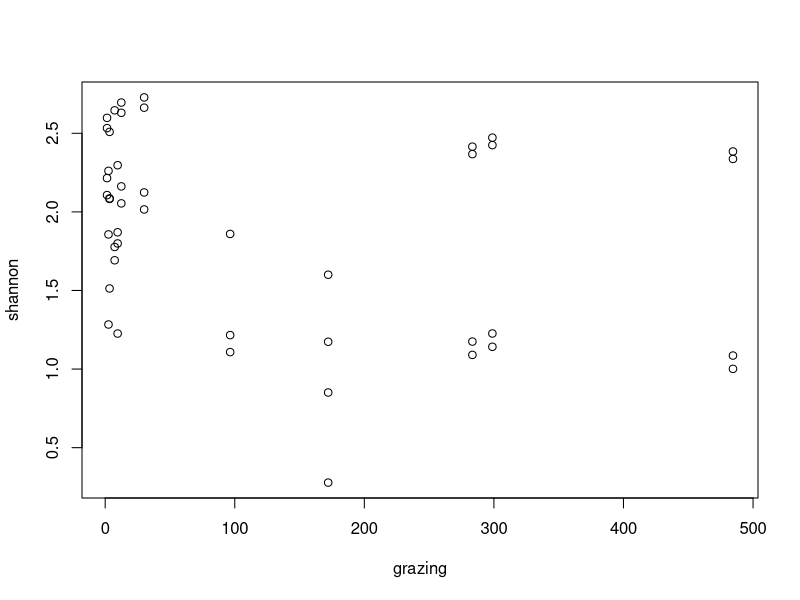
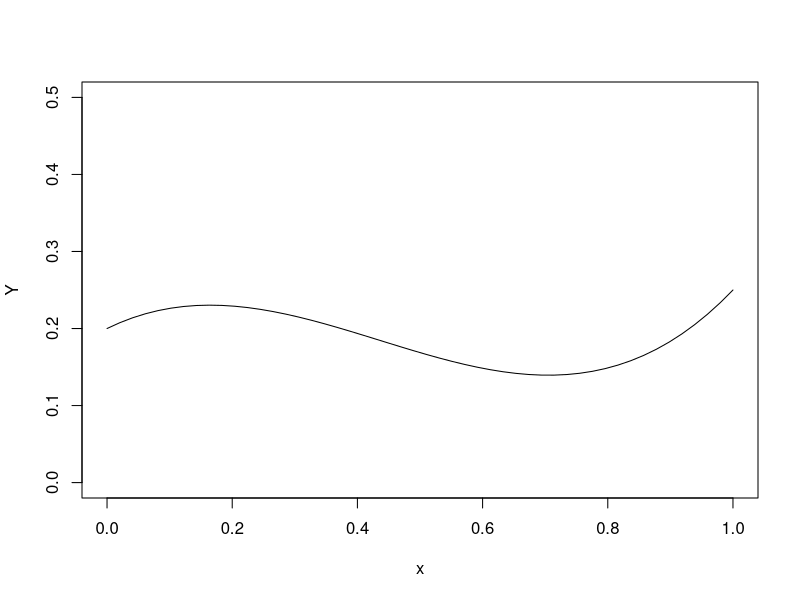
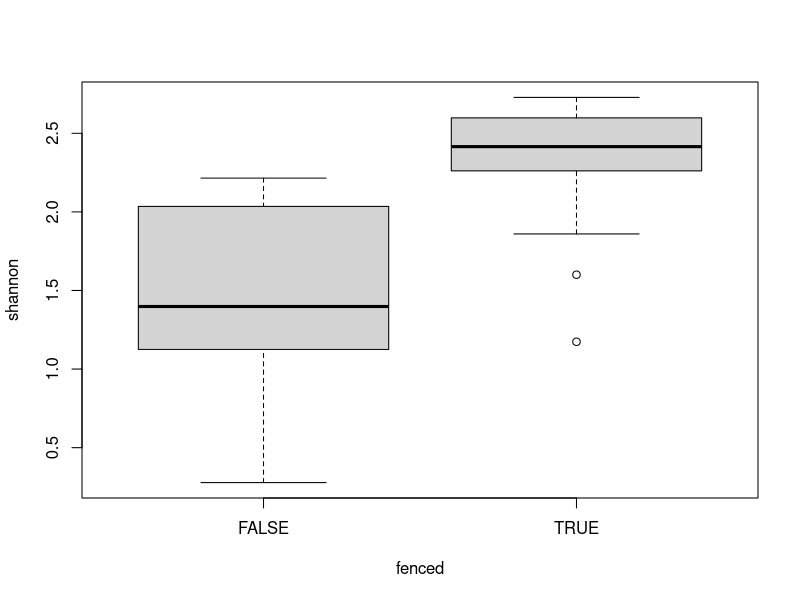
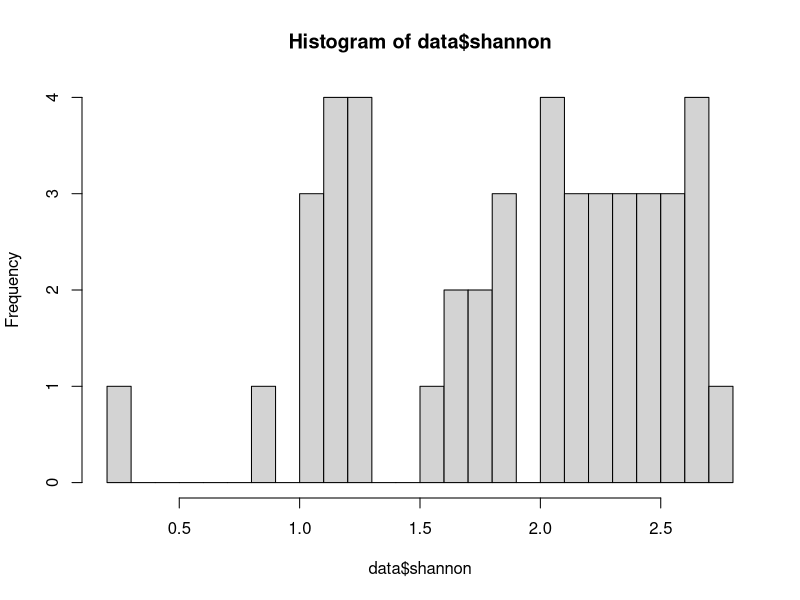
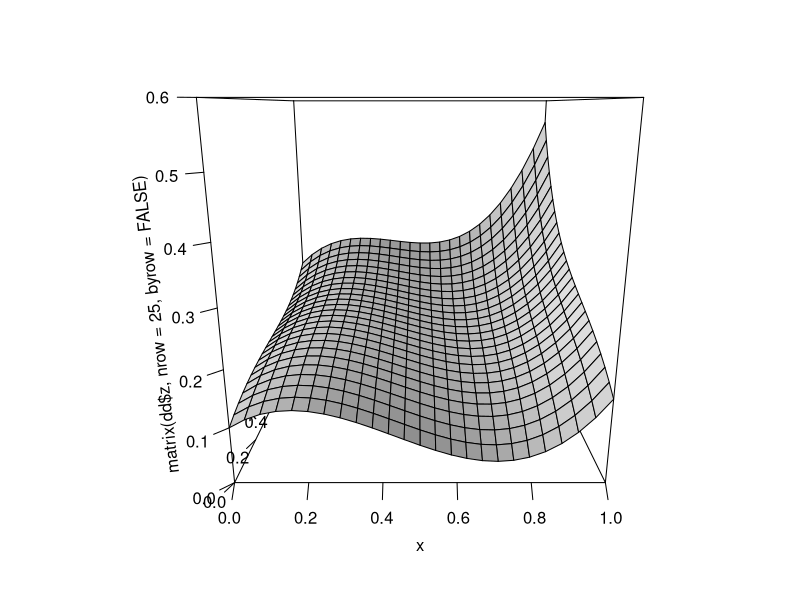
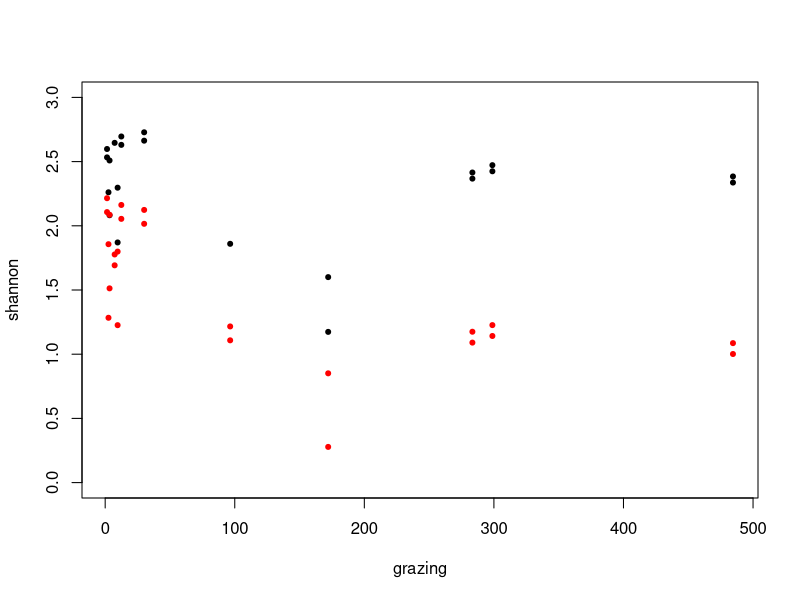
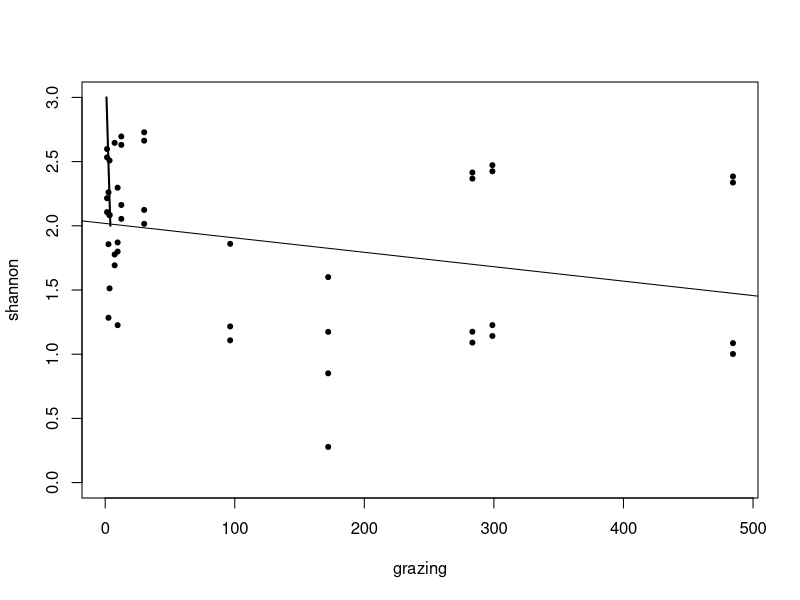
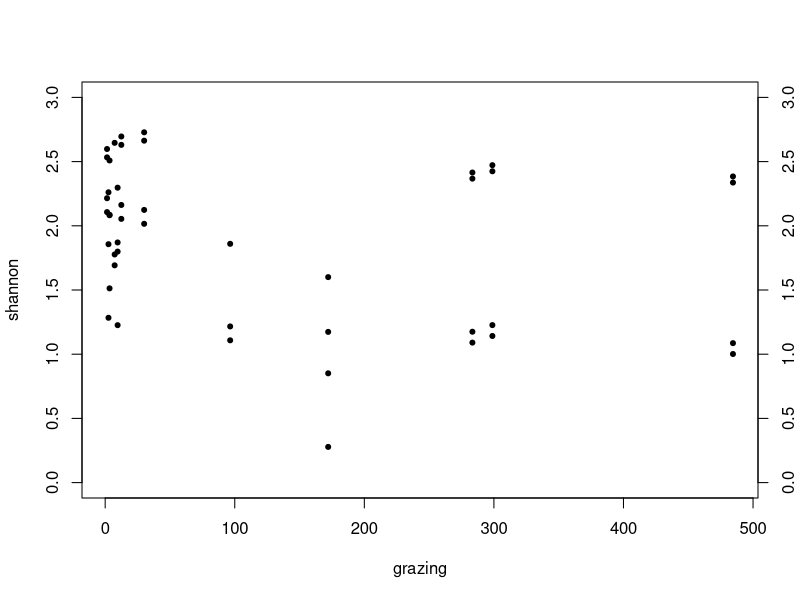

Recreate these plots in R, in order.
## ---- chunk 1
rawdata <- read.csv("rawdata.csv")  
plots <- read.csv("plots.csv")  
## ---- chunk 2
 f <- as.factor(c("A", "A", "B", "C", "A", "B", "B", "C", "C")); class(f)
 m <- matrix(sample(1:25,25), nrow = 5); class(m)
 d <- data.frame(x = f, y = c(1,1,1.4,1.2,1.3,1.2,1.4,1.2,1.1)); class(d)
 l <- list(sample = f, covars = d, mat = m); class(l)
 model <- lm(d$y ~ d$x); class(model)
 b <- TRUE; class(b)
## ---- chunk 3
f[3] #Note that factor levels are not dropped for such subsets!!
f[3:6]
## ---- chunk 4
m
m[,rep(1:5,2)]
col <- c("black","gray50")
col[c(1,2,2,2,1,1,1,1,2)]
## ---- chunk 5
l[[2]]
## ---- chunk 6
l[[2]][1:4,]
## ---- chunk 7
d$x
l$f
l$covars$x
model$coefficients
## ---- chunk 8
1:12 > 6
f
f == "A"
6 %in% 1:5 
c("SCH", "HAI", "ALB") %in% c("HAI") 
## ---- chunk 9
d
d[d$x == "C",]
d[d$y >= 1.3,]
## ---- chunk 10
d
subset(d, x == "C")
subset(d, y >= 1.3)
## ---- chunk 11
f[f == "A"]
f[f == "A", drop = TRUE]
## ---- chunk 12
d
p <- data.frame(id = c("A", "B", "C"), value = c(425,754,542))
p
merge(d, p, by.x = "x", by.y = "id")
## ---- chunk 13
cbind(ID = 1:9, d)
rbind(d, c("C", 1.4))
rbind(d,d)
## ---- chunk 14
data <- subset(rawdata, notes == "")
plots2013 <- subset(plots, year == "2013")
data <- cbind(data, plots2013[match(data$plot, plots2013$plot), -c(1,2)])
write.csv(data, "data.csv")
save(data, data, file = "data.Rd")
## ---- chunk 15
model <- lm(shannon ~ grazing * fenced, data = data )
anova(model)
## ---- chunk 16
plot(shannon ~ grazing, data = data)
## ---- chunk 17
x <- z <- seq(0,1,length = 50)
plot(seq(0,1,length = 50), 0.2 + 0.4*x - 1.5*x^2 + 1.15*x^3 , type = "l", ylim = c(0,0.5), ylab = "Y", xlab = "x")
## ---- chunk 18
boxplot(shannon ~ fenced, data = data)
## ---- chunk 19
hist(data$shannon, breaks = 24)
## ---- chunk 20
x <- y <- seq(0,1,length = 25)
dd <- expand.grid(data.frame(x,y))
dd$z <- with(dd, 0.1 + 0.4*x - 1.5*x^2 + 1.15*x^3 + 0.2*y - 0.4*y^2 + 0.3*y^3 + 0.2*x*y - 0.23 *x^2*y^2 + 0.33 *x^3*y^3)
persp(x,y,z = matrix(dd$z, nrow = 25, byrow = FALSE), ticktype = "detailed", zlim = c(0,0.6), shade = 0.4) 
## ---- chunk 21
plot(shannon ~ grazing, ylim = c(0,3), 
     data = subset(data, fenced == TRUE), pch = 20 )
points(shannon ~ grazing, data = subset(data, fenced == FALSE), 
      pch = 20, col = "red")
## ---- chunk 22
plot(shannon ~ grazing, ylim = c(0,3), data = data, pch = 20 )
model <- lm(shannon ~ grazing, data = data )
abline(model)
lines(c(1,4), c(3,2), lwd  = 2)
## ---- chunk 23
plot(shannon ~ grazing, ylim = c(0,3), data = data, pch = 20 )
axis(4)
## ---- chunk 24
plot(shannon ~ grazing, ylim = c(0,3), data = data, 
     pch = 20, col =c("black", "red")[fenced+1] )
legend(3.5,3, c("open", "exclosure"), pch = c(20), 
       col = c("black", "red"))
## ---- chunk 25
plot(shannon ~ grazing, ylim = c(0,3), data = data, 
     pch = 20, col =c("black", "red")[fenced+1] )
mtext("a)", adj = 0, line = 0.3)
## ---- chunk 26
plot(shannon ~ grazing, ylim = c(0,3), data = data, 
     pch = 20, col =c("black", "red")[fenced+1] )
lines(c(0,200),c(3.4,3.4),xpd = TRUE)
## ---- chunk 27
par(mfrow = c(1,1), oma = c(0,0,0,0),mar = c(0,0,0,0), bg = "grey70")
plot(1,1, bty = "o", type = "n", xaxt = "n", yaxt = "n", bty = "o", fg = "grey50")

par(oma = c(2,2,1,1),mar = c(0,0,0,0), new = TRUE)
plot(1,1, bty = "n", type = "n", xaxt = "n", yaxt = "n", bty = "o", fg = "grey50")
#abline(v = 1, col = "grey50")

par(mar = c(5,4,3,3)+0.1, new = TRUE)
plot(1, 1, bty = "n", type = "n", xaxt = "s", yaxt = "s", bty = "o", xlab = "x", ylab = "y")
rect(0,0,2,2, col = "white")
box(col = "black", bty = "o")

## ---- chunk 28
plot(shannon ~ grazing, data = data, 
     pch = c(18,20)[fenced+1],  
     col = c( "black", "red")[fenced+1]
     )
## ---- chunk 29
pchShow <-
  function(extras = c("*",".", "o","O","0","+","-","|","%","#"),
           cex = 3, ## good for both .Device=="postscript" and "x11"
           col = "red3", bg = "gold", coltext = "brown", cextext = 1.2,
           main = paste("plot symbols :  points (...  pch = *, cex =",
                        cex,")"))
  {
    nex <- length(extras)
    np  <- 26 + nex
    ipch <- 0:(np-1)
    k <- floor(sqrt(np))
    dd <- c(-1,1)/2
    rx <- dd + range(ix <- ipch %/% k)
    ry <- dd + range(iy <- 3 + (k-1)- ipch %% k)
    pch <- as.list(ipch) # list with integers & strings
    if(nex > 0) pch[26+ 1:nex] <- as.list(extras)
    plot(rx, ry, type = "n", axes  =  FALSE, xlab = "", ylab = "", main = main)
    abline(v = ix, h = iy, col = "lightgray", lty = "dotted")
    for(i in 1:np) {
      pc <- pch[[i]]
      ## 'col' symbols with a 'bg'-colored interior (where available) :
      points(ix[i], iy[i], pch = pc, col = col, bg = bg, cex = cex)
      if(cextext > 0)
          text(ix[i] - 0.3, iy[i], pc, col = coltext, cex = cextext)
    }
  }

pchShow()
## ---- chunk 30
model <- lm(shannon ~ grazing * fenced, data = data)
grazing_new <- seq(0, 500, length = 51)  # generates new x-values

shannon_pred <- predict(model,     # simulate y-values
                    newdata = list(
                      grazing = grazing_new, 
                      fenced = rep(FALSE, 51)
                      ), interval =  "confidence"
                    )
## ---- chunk 31
plot(shannon ~ grazing, data = data, pch = 20, col = c("black", "grey60")[fenced+1])
lines(grazing_new, shannon_pred[,"fit"])
lines(grazing_new, shannon_pred[,"lwr"], lty = 3)
lines(grazing_new, shannon_pred[,"upr"], lty = 3)
## ---- chunk 32
boxplot(shannon ~ fenced, data = data, ylim = c(0,3) )
## ---- chunk 33
boxplot(shannon ~ fenced, data = data, ylim = c(0,3),
        pars = list(boxwex = 0.4, staplewex = 0, 
                    whiskwex = 0, whisklty = 1))
## ---- chunk 34
par(mfrow = c(2,3))
layout.show(n = 6)
## ---- chunk 35
(m <- matrix(c(1,1,1,2,3,6,4,5,6), byrow = TRUE, ncol = 3))
layout(m)
layout.show(n = 6)
## ---- chunk 36
layout(m , height = c(1,2,2), width = c(2,2,1))
layout.show(n = 6)
## ---- chunk 37
m <- matrix(rep(0, 36), byrow = TRUE, ncol = 6)
m[1:5,1:5] <- 1
m[6,1:2] <- 2
m[6,3:4] <- 3
m[6,5:6] <- 4
m[1:2,4:5] <- 5
m[1:3,6] <- 6
m
layout(m , height = c(1,1,1,1,1,3), width = c(1,2,1,2,1,2))
layout.show(n = 6)

par(mar = c(4,4,1,3))
plot(shannon ~ grazing, data = data, ylim = c(0,3), cex = 2)
mtext("a)", adj = 0, line = -1.5)
par(mar = c(5,4,1,1))
boxplot(shannon ~ I(grazing > 0), data = data)
mtext("b)", adj = 0, line = -1.5)
boxplot(shannon ~ I(fertilization > 30), data = data)
mtext("c)", adj = 0, line = -1.5)
boxplot(shannon ~ I(mowing > 0), data = data)
mtext("d)", adj = 0, line = -1.5)

par(mar = c(4,4,2,4))
hist(data$shannon, main = NA, col = "black", breaks = seq(0,3,0.1), xlab = NA)
par(mar = c(1,1,1,1))
contour(x,y, matrix(dd$z, nrow = 25, byrow = FALSE))
mtext("e)", adj = 0, line = -1.5)

## ---- chunk 38
par(mar = c(4,4,1,1), las = 1, bty = "l")
plot(shannon ~ grazing, data = data, yaxp = c(0,3,3), ylim = c(0,3),  yaxs = "i", pch = c(21), bg = c("black", "white")[fenced+1])
legend(3.5,3, c("open", "exclosure"),pch = c(21), pt.bg = c("black", "white"), bty = "n")
## ---- chunk 39
library(knitr)
kable(anova(model), digits = 3)
